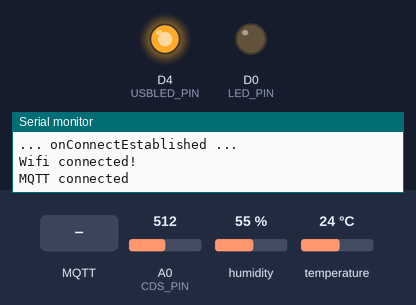
Simulated run of this sketch. Board: ESP8266 (NodeMCU). Shown: output pins drawn as LEDs (lit = HIGH), the last lines printed to the serial monitor. The inputs (shaded band) are chosen by the test bench; at power-on: A0 (CDS_PIN) = 512, humidity 55 %, temperature 24 °C. No MQTT or app messages arrive unless stated.

Above: at 1.8 s.
1.9 s: A0 (CDS_PIN) set to 461
3.4 s: A0 (CDS_PIN) set to 432
4.9 s: MQTT message "led" arrives on the first subscribed topic
At 5.7 s:
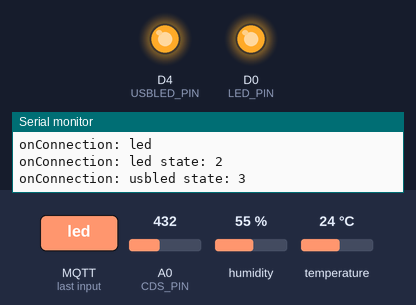
6.4 s: MQTT message "usbled" arrives on the first subscribed topic
At 6.9 s:
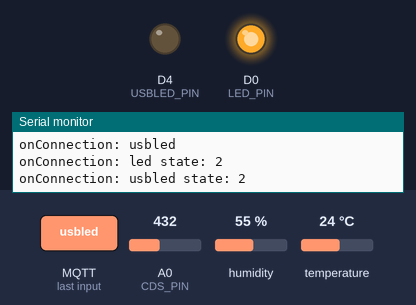
7.9 s: MQTT message "ledoff" arrives on the first subscribed topic
At 9.2 s:
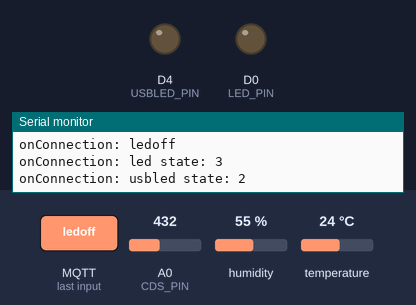
Timing chart, 0 to 10.4 s (numbered marks = the images above; inputs shaded):
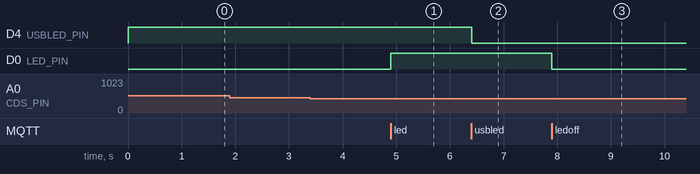

Measured:
- after the input at 1.9 s, every drawn part: stays the same
- after the input at 3.4 s, every drawn part: stays the same
- after the input at 4.9 s, D0 (LED_PIN): LOW → HIGH at once
- after the input at 6.4 s, D4 (USBLED_PIN): HIGH → LOW at once
- after the input at 7.9 s, D0 (LED_PIN): HIGH → LOW at once

The sketch:

ys_designHomeWork_rpi_nodeMCU_MQTT.ino
```cpp
 /*designHomeWork_rpi_nodeMCU_MQTT.ino*/
#include "EspMQTTClient.h"
#include "DHTesp.h"

#define LED_PIN D0
#define USBLED_PIN D4
#define DHT_PIN D3
#define CDS_PIN A0
#define DHTTYPE DHTesp::DHT22
#define LED_ON HIGH
#define LED_OFF LOW
#define USBLED_ON LOW
#define USBLED_OFF HIGH

// state
#define EVENT_ON 0
#define BUTTON_ON 1
#define TOGGLE_ON 2
#define STATE_OFF 3
int led_state = STATE_OFF, usbled_state = STATE_OFF;

DHTesp dht;
float temperature = 0, humidity = 0;
int lightValue = 0, prevLightValue = 0;

String mqtt_payload;
long long timer_event_led = 0;
long long timer_event_usbled = 0;
long long timer_cds = 0;
long long timer_dht22 = 0;
#define SEC1 1000
#define SEC10 10000

const char *WifiSSID = "JinJuice";
const char *WifiPassword = "1863,,,,,9158";


#define mqtt_broker "sweetdream.iptime.org"
#define MQTTUsername "iot"
#define MQTTPassword "csee1414"
#define mqtt_clienname "JJLee"

EspMQTTClient mqtt_client(
  WifiSSID, //wifi information
  WifiPassword,
  mqtt_broker,  // MQTT Broker server ip
  MQTTUsername,   // Can be omitted if not needed
  MQTTPassword,   // Can be omitted if not needed
  mqtt_clienname,     // Client name that uniquely identify your device
  1883              // The MQTT port, default to 1883. this line can be omitted
);

const char *pub_dht = "iot/21900549/dht22";
const char *pub_cds = "iot/21900549/cds";
const char *sub_topic = "iot/21900549";
int check_wifi = 1;
int check_mqtt = 1;


void setup(){
  Serial.begin(115200);
  Serial.println("... setup ...");

  pinMode(LED_PIN, OUTPUT);  // LED
  pinMode(USBLED_PIN, OUTPUT);  // USBLED
  pinMode(CDS_PIN, INPUT);
  dht.setup(DHT_PIN, DHTTYPE);

  digitalWrite(LED_PIN, LED_OFF);
  digitalWrite(USBLED_PIN, USBLED_OFF);

}


void onConnectionEstablished(){
  Serial.println("... onConnectEstablished ...");

  // about LED and USBLED control...
  mqtt_client.subscribe(sub_topic, [](const String & payload) {
    Serial.print("onConnection: ");
    Serial.println(payload);

    //LED: set state via previous state...
    switch (led_state){
      case EVENT_ON :
      if(payload == "led"); //nothing
      if(payload == "ledon") led_state = BUTTON_ON ;
      if(payload == "ledoff") led_state = STATE_OFF ;
      break;

      case BUTTON_ON :
      if(payload == "led") led_state = STATE_OFF ;
      if(payload == "ledon"); //nothing
      if(payload == "ledoff") led_state = STATE_OFF ;
      break;

      case TOGGLE_ON :
      if(payload == "led") led_state = STATE_OFF ;
      if(payload == "ledon") led_state = BUTTON_ON ;
      if(payload == "ledoff") led_state = STATE_OFF ;
      break;

      case STATE_OFF :
      if(payload == "led") led_state = TOGGLE_ON ;
      if(payload == "ledon") led_state = BUTTON_ON ;
      if(payload == "ledoff"); //nothing
      break;
    }

    //USBLED: set state via previous state...
    switch (usbled_state){
      case EVENT_ON :
      if(payload == "usbled"); //nothing
      if(payload == "usbledon") usbled_state = BUTTON_ON ;
      if(payload == "usbledoff") usbled_state = STATE_OFF ;
      break;

      case BUTTON_ON :
      if(payload == "usbled") usbled_state = STATE_OFF ;
      if(payload == "usbledon"); //nothing
      if(payload == "usbledoff") usbled_state = STATE_OFF ;
      break;

      case TOGGLE_ON :
      if(payload == "usbled") usbled_state = STATE_OFF ;
      if(payload == "usbledon") usbled_state = BUTTON_ON ;
      if(payload == "usbledoff") usbled_state = STATE_OFF ;
      break;

      case STATE_OFF :
      if(payload == "usbled") usbled_state = TOGGLE_ON ;
      if(payload == "usbledon") usbled_state = BUTTON_ON ;
      if(payload == "usbledoff"); //nothing
      break;
    }

    Serial.print("onConnection: led state: ");
    Serial.println(led_state);
    Serial.print("onConnection: usbled state: ");
    Serial.println(usbled_state);


  });

  mqtt_client.publish(sub_topic, "Hello from nodeMCU"); //send it once

}


void checkCds(){

  if(timer_cds < millis()){
    lightValue = analogRead(CDS_PIN);

    if(prevLightValue > 500 && lightValue < 450){
      Serial.println("event occured!");
      switch (led_state){
        case EVENT_ON :
        //nothing
        break;
        case BUTTON_ON :
        //nothing
        break;
        case TOGGLE_ON :
        case STATE_OFF:
        led_state = EVENT_ON;
        timer_event_led = millis() + SEC10 ;
        break;
      }

      switch (usbled_state){
        case EVENT_ON :
        //nothing
        break;
        case BUTTON_ON :
        //nothing
        break;
        case TOGGLE_ON :
        case STATE_OFF :
        usbled_state = EVENT_ON;
        timer_event_usbled = millis() + SEC10 ;
        break;
      }

      Serial.print("onConnection: led state: ");
      Serial.println(led_state);
      Serial.print("onConnection: usbled state: ");
      Serial.println(usbled_state);

    }

    prevLightValue = lightValue;
    timer_cds = millis() + SEC1 ;

  }


}

void checkDHTandPub(){
  if(timer_dht22 < millis()){
    humidity = dht.getHumidity();
    temperature = dht.getTemperature();
    if(isnan(humidity) || isnan(temperature)) Serial.println("loop: cannot read from DHT22");

    mqtt_payload = String("{\"Temp\" : ") + String(temperature) + String(", \"Humi\" : ") + String(humidity) + String("}");
    // Serial.println("loop:" + mqtt_payload);
    mqtt_client.publish(pub_dht, mqtt_payload);
    mqtt_payload = String("{\"Light\" : ") + String(lightValue) + String("}");
    // Serial.println("loop:" + mqtt_payload);
    mqtt_client.publish(pub_cds, mqtt_payload);
    timer_dht22 = millis() + SEC10;
  }

}


void loop(){

  if(check_wifi == 1 && mqtt_client.isWifiConnected()) {
  Serial.println("Wifi connected!");
  check_wifi = 0;
  }
  if(check_mqtt == 1 && mqtt_client.isMqttConnected()) {
  Serial.println("MQTT connected");
  check_mqtt = 0;
  }


  mqtt_client.loop(); //on

  //sensing cds and handling event
  checkCds();

  //sensing dht22 and pub dht22, cds
  checkDHTandPub();

  //checking event
  if(led_state == EVENT_ON && timer_event_led < millis()) {
    led_state = STATE_OFF;
    Serial.println("led event terminated");
  }
  if(usbled_state == EVENT_ON && timer_event_usbled < millis()) {
    usbled_state = STATE_OFF;
    Serial.println("usbled event terminated");
  }

  if(led_state == STATE_OFF) digitalWrite(LED_PIN, LED_OFF);
  else digitalWrite(LED_PIN, LED_ON);
  if(usbled_state == STATE_OFF) digitalWrite(USBLED_PIN, USBLED_OFF);
  else digitalWrite(USBLED_PIN, USBLED_ON);


}
```
